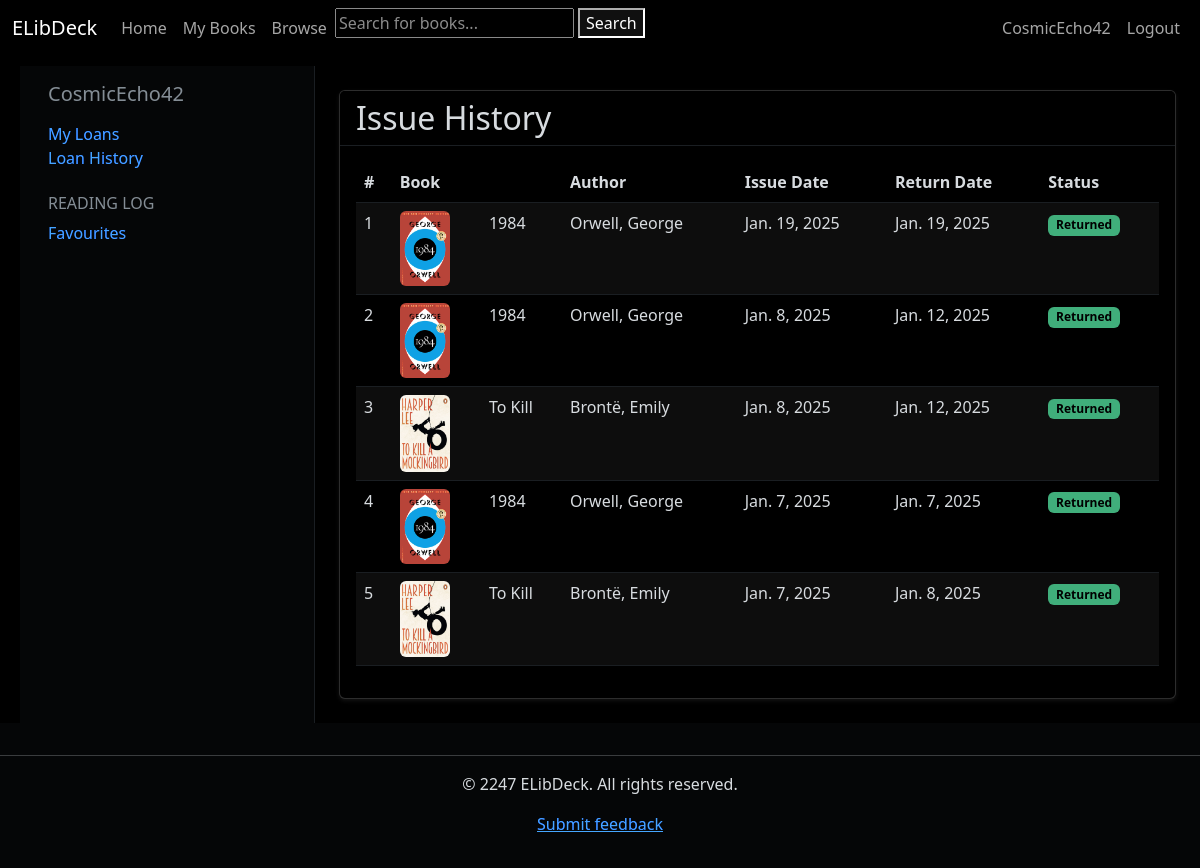
Screenshot of /profile/history (signed in) with the database file from the repository.
### users/models.py (models this page shows, shortened)
class User(AbstractUser):
    is_librarian = models.BooleanField(default=False)
    psrn = models.CharField(
        max_length=255, default=uuid4, primary_key=True, editable=False, unique=True)
    room = models.CharField(max_length=10, default="No hostel.")

### books_catalog/models.py (models this page shows, shortened)
class BorrowingHistory(models.Model):
    user = models.ForeignKey(settings.AUTH_USER_MODEL, on_delete=models.CASCADE)
    bookinst = models.ForeignKey(BookInstance, on_delete=models.CASCADE, null=True, blank=True)
    borrowed_date = models.DateField(default=timezone.now)
    return_date = models.DateField(null=True, blank=True)
    @property
    def is_returned(self):
        return self.return_date is not None

class BookInstance(models.Model):
    id = models.UUIDField(primary_key=True, default=uuid.uuid4,
                          help_text="Unique ID for this particular book across whole library")
    book = models.ForeignKey('Book', on_delete=models.RESTRICT, null=True)
    imprint = models.CharField(max_length=200, blank=True, null=True)
    due_date = models.DateField(null=True, blank=True)
    borrower = models.ForeignKey(settings.AUTH_USER_MODEL, on_delete=models.SET_NULL, null=True, blank=True)
    LOAN_STATUS = (
        ('o', 'On loan'),
        ('a', 'Available'),
        ('r', 'Reserved'),
    )
    total_late_fee = models.DecimalField(max_digits=5, decimal_places=2, default=0.00)
    status = models.CharField(
        max_length=1,
        choices=LOAN_STATUS,
        blank=True,
        default='m',
        help_text='Book availability',
    )
    class Meta:
        ordering = ['due_date']
        permissions = (("can_mark_returned", "Set book as returned"),)

class Book(models.Model):
    title = models.CharField(max_length=255, blank=True, null=True, help_text='Title of book')
    author = models.ForeignKey('Author', on_delete=models.RESTRICT, null=True)
    summary = models.TextField(max_length=1000, help_text="Enter a brief description of the book.", blank=True,
                               null=True)
    isbn = models.CharField('ISBN', max_length=13, unique=True, help_text='13 character ISBN', blank=True, null=True)
    genre = models.ManyToManyField(Genre, help_text='Select a genre for this book.')
    cover_image = models.ImageField(upload_to='covers', blank=True, null=True)
    publication_date = models.IntegerField(blank=True, null=True, help_text='Year of publication')
    borrowers = models.ManyToManyField(settings.AUTH_USER_MODEL, blank=True, related_name="borrowed_books")
    class Meta:
        ordering = ['title', '-publication_date']

class Author(models.Model):
    first_name = models.CharField(max_length=100)
    last_name = models.CharField(max_length=100)
    date_of_birth = models.DateField(null=True, blank=True)
    date_of_death = models.DateField('Died', null=True, blank=True)
    class Meta:
        ordering = ['last_name', 'first_name']
    def __str__(self):
        return f'{self.last_name}, {self.first_name}'

### books_catalog/views.py (the view)
# urls.py: path('profile/history', views.issue_history, name='issue-history'),
@login_required
def issue_history(request):
    borrows = BorrowingHistory.objects.filter(user=request.user).order_by('-borrowed_date')
    return render(request, 'books_catalog/issue_history.html', {'borrows': borrows})

### books_catalog/templates/books_catalog/issue_history.html (shortened to what this page needs)
{% extends 'generic.html' %}
{% block content %}
    <div class="container-fluid">
        <div class="row">
            <div class="col-md-3 bg-light border-end">
                <div class="p-3">
                    <h5 class="text-secondary mb-3">{{ user.username }}</h5>
                    <div class="mb-4">
                        <div><a href="{% url 'books_catalog:profile-books' %}"
                                class="text-decoration-none text-primary">My Loans</a></div>
                        <div><a href="{% url 'books_catalog:issue-history' %}"
                                class="text-decoration-none text-primary">Loan History</a></div>
                    </div>
                    <div class="mb-4">
                        <h6 class="text-secondary">READING LOG</h6>
                        <div class="d-flex justify-content-between">
                            <a href="{% url 'books_catalog:favourite-list' %}"
                               class="text-decoration-none text-primary">Favourites</a>
                        </div>
                    </div>
                </div>
            </div>
            <div class="col-md-9 p-4">
                <div class="card shadow-sm">
                    <div class="card-header border-bottom d-flex justify-content-between align-items-center bg-white">
                        <h2 class="mb-0">Issue History</h2>
                    </div>
                    <div class="card-body">
                        {% if borrows.exists %}
                            <div class="table-responsive">
                                <table class="table table-striped table-hover">
                                    <thead>
                                    <tr>
                                        <th>#</th>
                                        <th>Book</th>
                                        <th></th>
                                        <th>Author</th>
                                        <th>Issue Date</th>
                                        <th>Return Date</th>
                                        <th>Status</th>
                                    </tr>
                                    </thead>
                                    <tbody>
                                    {% for borrow in borrows %}
                                        <tr>
                                            <td>{{ forloop.counter }}</td>
                                            <td>{% if borrow.bookinst.book.cover_image %}
                                                <img src="{{ borrow.bookinst.book.cover_image.url }}"
                                                     alt="{{ borrow.bookinst.book.title }}"
                                                     class="img-fluid rounded"
                                                     style="max-width: 50px;">
                                            {% else %}
                                                <div class="bg-light d-flex align-items-center justify-content-center mb-2"
                                                     style="max-width: 50px;">
                                                    <span class="text-muted">No Cover</span>
                                                </div>
                                            {% endif %}
                                            </td>
                                            <td>{{ borrow.bookinst.book.title }}</td>
                                            <td>{{ borrow.bookinst.book.author }}</td>
                                            <td>{{ borrow.borrowed_date }}</td>
                                            <td>
                                                {% if borrow.return_date %}
                                                    {{ borrow.return_date }}
                                                {% else %}
                                                    <span class="text-warning">Not returned</span>
                                                {% endif %}
                                            </td>
                                            <td>
                                                {% if borrow.is_returned %}
                                                    <span class="badge bg-success">Returned</span>
                                                {% else %}
                                                    <span class="badge bg-danger">Issued</span>
                                                {% endif %}
                                            </td>
                                        </tr>
                                    {% endfor %}
                                    </tbody>
                                </table>
                            </div>
                        {% endif %}
                    </div>
                </div>
            </div>
        </div>
    </div>
{% endblock %}

### templates/generic.html (shortened to what this page needs)
<!DOCTYPE html>
<html lang="en">
<head>
    <link href="https://cdn.jsdelivr.net/npm/bootstrap@5.3.0-alpha1/dist/css/bootstrap.min.css"
          rel="stylesheet"/>
    <link rel="stylesheet" href="https://cdn.jsdelivr.net/npm/bootstrap-icons@1.7.2/font/bootstrap-icons.css">
</head>
<body class="d-flex flex-column min-vh-100">
<nav class="navbar navbar-expand-sm">
    <div class="container-fluid">
        <a class="navbar-brand" href="{% url 'books_catalog:landing-page' %}">ELibDeck</a>
        <div class="collapse navbar-collapse" id="navbarNav">
            <ul class="navbar-nav">
                <li class="nav-item">
                    <a class="nav-link" href="{% url 'books_catalog:landing-page' %}">Home</a>
                </li>
                <li class="nav-item">
                    {% if user.is_authenticated %}
                        {% if not perms.books_catalog.can_mark_returned %}
                            <a class="nav-link" href="{% url 'books_catalog:profile-books' %}">My Books</a>
                        {% else %}
                            <a class="nav-link" href="{% url 'books_catalog:all-borrowed-books' %}">Borrowed Books</a>
                        {% endif %}
                    {% endif %}
                </li>
                <li class="nav-item">
                    <a class="nav-link" href="{% url 'books_catalog:books' %}">Browse</a>
                </li>
                <li class="nav-item">
                    <form method="get" action="{% url 'books_catalog:search' %}">
                        <input type="text" name="q" placeholder="Search for books..." value="{{ query }}">
                        <button type="submit">Search</button>
                    </form>
                </li>
            </ul>
            <ul class="navbar-nav ms-auto">
                {% if user.is_authenticated %}
                    <li class="nav-item"><a class="nav-link"
                                            href="{% url 'users:profile-page' %}">{{ user.get_username }}</a></li>
                    <li class="nav-item">
                        <a class="nav-link" href="{% url 'account_logout' %}">Logout</a>
                    </li>
                {% endif %}
            </ul>
        </div>
    </div>
</nav>
<div>
    <div style="margin-left:20px;margin-top:10px">
        {% block content %}
        {% endblock %}
    </div>
</div>
</body>
<footer class="bg-light text-center py-3 mt-auto">
    <hr>
    <p>&copy; 2247 ELibDeck. All rights reserved.</p>
    {% if not perms.books_catalog.can_mark_returned %}
        <p><a href="{% url 'books_catalog:submit-portal-feedback' %}">Submit feedback</a></p>
    {% else %}
        <p><a href="{% url 'books_catalog:view-portal-feedback' %}">View feedback</a> |
            <a href="">View all late fees</a>
        </p>
    {% endif %}
</footer>
</html>

### templates/generic.html (style rules this page uses)
html { filter: invert(1) hue-rotate(180deg); }
img, video { filter: invert(1) hue-rotate(180deg); }

### rows the page displays
User: get_username "CosmicEcho42", username "CosmicEcho42"
BorrowingHistory: bookinst.book.cover_image (picture), bookinst.book "1984", bookinst.book.author "Orwell, George", borrowed_date "Jan. 19, 2025", return_date "Jan. 19, 2025", shows "Returned"
BorrowingHistory: bookinst.book.cover_image (picture), bookinst.book "1984", bookinst.book.author "Orwell, George", borrowed_date "Jan. 8, 2025", return_date "Jan. 12, 2025", shows "Returned"
BorrowingHistory: bookinst.book.cover_image (picture), bookinst.book "To Kill", bookinst.book.author "Brontë, Emily", borrowed_date "Jan. 8, 2025", return_date "Jan. 12, 2025", shows "Returned"
BorrowingHistory: bookinst.book.cover_image (picture), bookinst.book "1984", bookinst.book.author "Orwell, George", borrowed_date "Jan. 7, 2025", return_date "Jan. 7, 2025", shows "Returned"
BorrowingHistory: bookinst.book.cover_image (picture), bookinst.book "To Kill", bookinst.book.author "Brontë, Emily", borrowed_date "Jan. 7, 2025", return_date "Jan. 8, 2025", shows "Returned"
